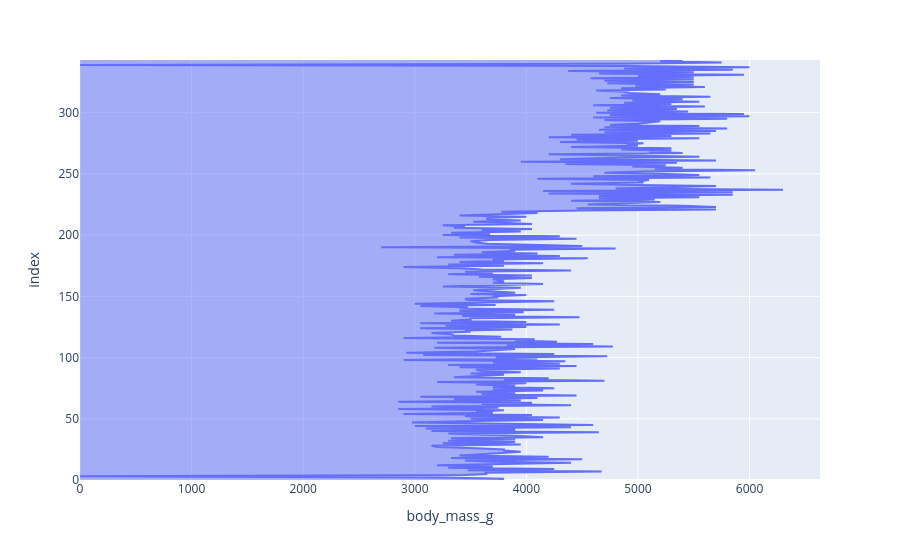

Here is the notebook cell this chart was saved with:
### Code cell
px.area(df,x='body_mass_g')

### Figure 1 — Plotly figure (JSON) as saved in the notebook; plotly's stock layout.template omitted (floating-point values rounded to 4 significant figures; data arrays with more than 128 entries replaced by an {"elided": "..."} marker saying what was removed)
{"data": [{"fillpattern": {"shape": ""}, "hovertemplate": "body_mass_g=%{x}<br>index=%{y}<extra></extra>", "legendgroup": "", "line": {"color": "#636efa"}, "marker": {"symbol": "circle"}, "mode": "lines", "name": "", "orientation": "h", "showlegend": false, "stackgroup": "1", "type": "scatter", "x": {"elided": "344 float values"}, "xaxis": "x", "y": {"elided": "344 int values"}, "yaxis": "y"}], "layout": {"legend": {"tracegroupgap": 0}, "margin": {"t": 60}, "xaxis": {"anchor": "y", "domain": [0, 1], "title": {"text": "body_mass_g"}}, "yaxis": {"anchor": "x", "domain": [0, 1], "title": {"text": "index"}}}}
